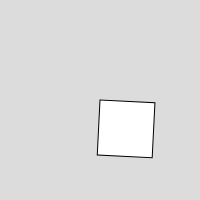
Frame 1 (no input)
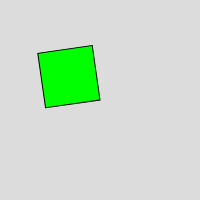
Frame 60 (no input)
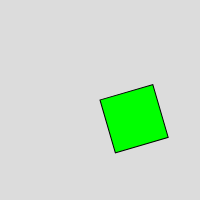
Frame 120 (the mouse pressed at the canvas centre since frame 60)

The p5.js sketch that drew these frames (run headless with seeded random() and noise() and a simulated clock; from frame 60 on, the mouse is pressed at the canvas centre):

// p5.js sketch
// ── sketch.js
function setup() {
  createCanvas(200, 200);
}

function draw() {
  background(220);
  push();
  translate(100,100);
  rotate(frameCount / 20.0);
  translate(-100, -100);
  rect(100, 100, 55, 55);
  pop();
fill('rgb(0,255,0)');
  }
